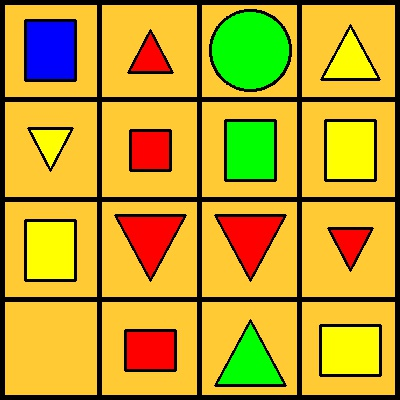
#> input picture task1_lm_set4/set-4/2. Task_Description/test_images/container_1.jpg, 400 x 400 px; the run also reads 1 picture not shown here
$ python task1_main.py   (Python 2 division)
#> lines starting #> are read from the running program, lines starting #| are printed output that depends on the picture; after the words box and inside, x2 and y2 are one past the last pixel; in counts of white or black regions, pixels touching at a corner belong together
# -*- coding: utf-8 -*-
'''
**************************************************************************
*                  IMAGE PROCESSING (e-Yantra 2016)
*                  ================================
*  This software is intended to teach image processing concepts
*
*  Author: e-Yantra Project, Department of Computer Science
*  and Engineering, Indian Institute of Technology Bombay.
*
*  Software released under Creative Commons CC BY-NC-SA
*
*  For legal information refer to:
*        http://creativecommons.org/licenses/by-nc-sa/4.0/legalcode
*
*
*  This software is made available on an “AS IS WHERE IS BASIS”.
*  Licensee/end user indemnifies and will keep e-Yantra indemnified from
*  any and all claim(s) that emanate from the use of the Software or
*  breach of the terms of this agreement.
*
*  e-Yantra - An MHRD project under National Mission on Education using
*  ICT(NMEICT)
*
* ---------------------------------------------------
*  Theme: Launch a Module
*  Filename: task1_main.py
*  Version: 1.0.0
*  Date: November 11, 2016
*  How to run this file: python task1_main.py
*  Author: e-Yantra Project, Department of Computer Science and Engineering, Indian Institute of Technology Bombay.
* ---------------------------------------------------

* ====================== GENERAL Instruction =======================
* 1. Check for "DO NOT EDIT" tags - make sure you do not change function name of main().
* 2. Return should be board_objects and output_list. Both should be list of tuple
* 3. Do not keep uncessary print statement, imshow() functions in final submission that you submit
* 4. Do not change the file name
* 5. Your Program will be tested through code test suite designed and graded based on number of test cases passed
**************************************************************************
'''
import cv2
import numpy as np

# ******* WRITE YOUR FUNCTION, VARIABLES etc HERE


def main(board_filepath, container_filepath):
	'''
This function is the main program which takes image of game-board and
container as argument. Team is expected to insert their part of code as
required to solve the given task (function calls etc).

***DO NOT EDIT THE FUNCTION NAME. Leave it as main****
Function name: main()

******DO NOT EDIT name of these argument*******
Input argument: board_filepath and container_filepath.

Return:
1 - List of tuples which is the expected final output. See Task1_Description for detail.
2 - List of tuples for objects on board. See Task1_Description for detail.
	'''
#> called with board_filepath = 'container_1.jpg', container_filepath = 'test_images/container_1.jpg'

        board_objects = []		# List to store output of board -- DO NOT CHANGE VARIABLE NAME
	output_list = []		# List to store final output 	-- DO NOT CHANGE VARIABLE NAME


	##### WRITE YOUR CODE HERE - STARTS
        def find_shape(c):

                peri = cv2.arcLength(c, True)
                approx = cv2.approxPolyDP(c, 0.04 * peri, True)
                if len(approx) == 3:
                        shape = "Triangle"
                elif len(approx) == 4:
                    shape = "4-sided"
                else:
                    shape = "Circle"
                return shape

        def detect_color(px):
                if px[0]>240 and px[1]<10 and px[2]<10:
                        return "blue"
                elif px[0]<10 and px[1]<10 and px[2]>240:
                        return "red"
                elif px[0]<10 and px[1]>240 and px[2]<10:
                        return "green"
                elif px[0]<10 and px[1]>240 and px[2]>240:
                        return "yellow"
        def Sort(l):
            from operator import itemgetter
            import math
            l.sort()
            j=0
            d1=[]
            while(j<len(l)):
                d=[]
                for i in range(int(math.sqrt(len(l)))):
                               d.append(l[j])
                               j+=1
                d=sorted(d,key=itemgetter(6))
                for i in d:
                    d1.append(i)
            return(d1)
        image_contain = cv2.imread(container_filepath)
#> image_contain is the input picture: shape (400, 400, 3); mean B, G, R 41.4, 159.5, 191.8
        image_contain_gray=cv2.cvtColor(image_contain,cv2.COLOR_BGR2GRAY)
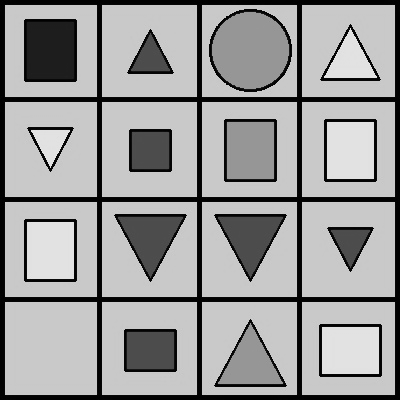
#> image_contain_gray: shape (400, 400); min 0, max 231, mean 155.8
        image_contain_inrange=cv2.inRange(image_contain_gray,100,230)
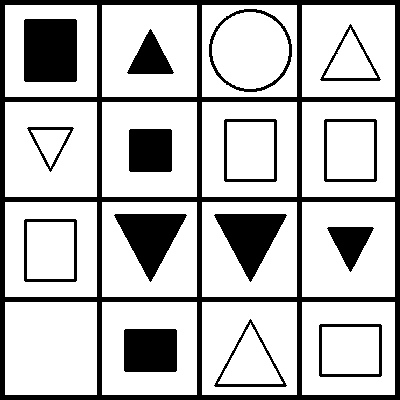
#> image_contain_inrange: shape (400, 400); 75.6% white; 16 black regions
        #cv2.imshow("container",image_contain_inrange)

        image_board = cv2.imread(board_filepath)
        image_board_gray=cv2.cvtColor(image_board,cv2.COLOR_BGR2GRAY)
        image_board_inrange=cv2.inRange(image_board_gray,100,230)
        cv2.imshow("board",image_board_inrange)

        cnts_b = cv2.findContours(image_board_inrange.copy(),cv2.RETR_TREE ,cv2.CHAIN_APPROX_SIMPLE)
#> cnts_b = 39 contours; largest, box (x1, y1, x2, y2) and area: (202, 202, 297, 297) 8836, (102, 202, 197, 297) 8836, (202, 102, 297, 197) 8836, (102, 102, 197, 197) 8836, (202, 302, 297, 395) 8648
        cnts_b = cnts_b[0]
        cnts_b1,heirarchy_b = cv2.findContours(image_board_inrange.copy(),cv2.RETR_TREE,cv2.CHAIN_APPROX_SIMPLE)
#> cnts_b1 has the same summary as cnts_b
        l_board=[]
        print heirarchy_b
#> (printed output is left out)
        for j in range(0,len(heirarchy_b[0])):
            if heirarchy_b[0][j][3]==-1:
                if heirarchy_b[0][j][2]!=-1:
                    c1 = cnts_b[j]
                    M1 = cv2.moments(c1)
                    cX1 = int((M1['m10'] / M1['m00']))
                    cY1 = int((M1['m01'] / M1['m00']))
                    shape = find_shape(cnts_b[heirarchy_b[0][j][2]])
                    c = cnts_b[heirarchy_b[0][j][2]]
                    M = cv2.moments(c)
                    cX = int((M['m10'] / M['m00']))
                    cY = int((M['m01'] / M['m00']))
                    area=M['m00']
                    px=image_board[cY,cX]
                    cv2.drawContours(image_board, cnts_b,heirarchy_b[0][j][2], (206, 255, 39), 2)
                else:
                    shape=None
                    area=0
                    px=[260,260,260]
                l_board.append([cY1,cX1,heirarchy_b[0][j][2],detect_color(px),shape,area,cX1*cY1])
		cv2.imshow("window",image_board)
#> this loop made 39 passes
#> (c1, cX1, cY1, peri in find_shape, approx in find_shape, shape, cX, cY) on passes 1, 4, 7, 10, 12: ([[302, 302], [302, 394], [394, 394], [394, 302]], 348, 348, 231.3, [[318, 325], [380, 323], [382, 375], [320, 377]], '4-sided', 350, 350), ([[202, 302], [202, 394], [296, 394], [296, 302]], 249, 348, 240.3, [[250, 318], [285, 387], [213, 385]], 'Triangle', 250, 363), ([[102, 302], [102, 394], [196, 394], [196, 302]], 149, 348, 191.3, [[123, 330], [175, 328], [177, 370], [125, 372]], '4-sided', 150, 350), ([[302, 202], [302, 296], [394, 296], [394, 202]], 348, 249, 157.5, [[328, 226], [374, 228], [350, 272]], 'Triangle', 350, 241), ([[202, 202], [202, 296], [296, 296], [296, 202]], 249, 249, 240.3, [[215, 213], [287, 215], [250, 282]], 'Triangle', 250, 236)
#> (c1, cX1, cY1, peri in find_shape, shape, cX, cY, area) on pass 33: ([[202, 5], [202, 96], [296, 96], [296, 5]], 249, 50, 279.8, 'Circle', 250, 50, 5538)
#> pass 1, in main, `cv2.imshow("window",image_board)`:
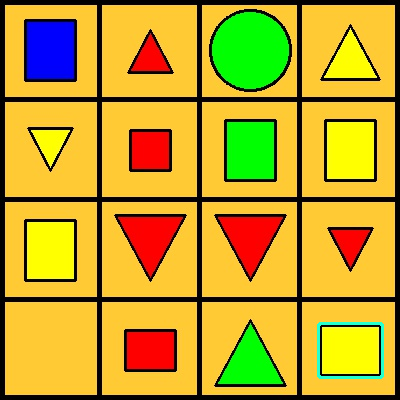
#> window 'window': shape (400, 400, 3); mean B, G, R 42.1, 160.1, 191.2
#> after the loop:
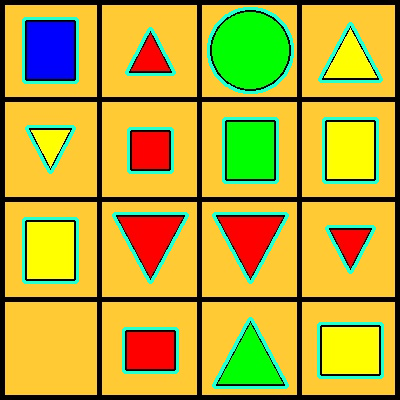
#> image_board: shape (400, 400, 3); 6.26% of pixels changed, all inside (x1, y1, x2, y2) = (22, 7, 384, 389)
#> after the loop, l_board = 16 items
        cnts_c = cv2.findContours(image_contain_inrange.copy(),cv2.RETR_TREE ,cv2.CHAIN_APPROX_SIMPLE)
#> cnts_c has the same summary as cnts_b
        cnts_c = cnts_c[0]
        cnts_c1,heirarchy_c = cv2.findContours(image_contain_inrange.copy(),cv2.RETR_TREE,cv2.CHAIN_APPROX_SIMPLE)
#> cnts_c1 has the same summary as cnts_b
        cnts_c1 = cnts_c1[0]
#> cnts_c1 = [[302, 302], [302, 394], [394, 394], [394, 302]]
        l_container=[]
        for j in range(0,len(heirarchy_c[0])):
            if heirarchy_c[0][j][3]==-1:
                if heirarchy_c[0][j][2]!=-1:
                    c1 = cnts_c[j]
                    M1 = cv2.moments(c1)
                    cX1 = int((M1['m10'] / M1['m00']))
                    cY1 = int((M1['m01'] / M1['m00']))
                    shape = find_shape(cnts_c[heirarchy_c[0][j][2]])
                    c = cnts_c[heirarchy_c[0][j][2]]
                    M = cv2.moments(c)
                    print M
                    exit()
                    cX = int((M['m10'] / M['m00']))
                    cY = int((M['m01'] / M['m00']))
                    area=M['m00']
                    px=image_contain[cY,cX]
                else:
                    shape=None
                    area=0
                    px=[260,260,260]
                l_container.append([cY1,cX1,heirarchy_c[0][j][2],detect_color(px),shape,area,cX1*cY1])
#> this loop made 1 pass
#> (c1, cX1, cY1, peri in find_shape, approx in find_shape, shape) on pass 1: ([[302, 302], [302, 394], [394, 394], [394, 302]], 348, 348, 231.3, [[318, 325], [380, 323], [382, 375], [320, 377]], '4-sided')
#> (printed output is left out)
#> after the loop, l_container = []

        l_board=Sort(l_board)
        board_objects=[]
        for i in range(0,len(l_board)):
            board_objects.append((i+1,l_board[i][3],l_board[i][4]))
        #print board_objects
        #print l_board
        container_objects=[]
        for i in range(0,len(l_container)):
            container_objects.append([i+1,l_container[i][3],l_container[i][4]])
        #print container_objects
        #print l_container
        l_container=Sort(l_container)
        for i in range(0,len(l_board)):
            flag=0
            for j in range(0,len(l_container)):
                if l_board[i][3]==l_container[j][3] and l_board[i][4]==l_container[j][4] and abs(l_board[i][5]-l_container[j][5])<=10:
                     output_list.append((i+1,j+1))
                     flag=1
                     break
            if flag==0:
                output_list.append((i+1,0))
	# cv2.imshow("board_filepath - press Esc to close",cv2.imread(board_filepath))			- For check - remove
	# cv2.imshow("container_filepath - press Esc to close",cv2.imread(container_filepath))


	# #### NO EDIT AFTER THIS

# DO NOT EDIT
# return Expected output, which is a list of tuples. See Task1_Description for detail.
	#return board_objects, output_list


'''
Below part of program will run when ever this file (task1_main.py) is run directly from terminal/Idle prompt.

'''
if __name__ == '__main__':


	board_filepath = "container_1.jpg"    			# change filename of board provided to you
	container_filepath = "test_images/container_1.jpg"		# change filename of container as required for testing

	main(board_filepath,container_filepath)
#> (the program exits here)
